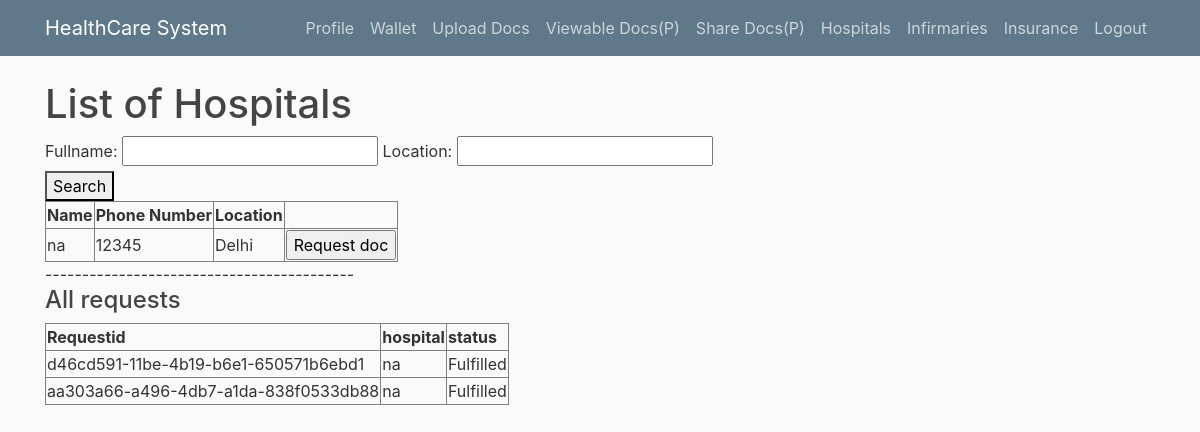
Page /get_hospitals/ (signed in) on the committed database.
### users/models.py (models this page shows, shortened)
class Hospital(models.Model):
    user = models.OneToOneField(User_Auth,on_delete=models.CASCADE)
    verification_doc= models.FileField(default='default.jpg',upload_to='profile_pics',null=True, validators=[validate_file_extension, file_size])
    fullname = models.CharField(max_length=200,null=True, validators=[RegexValidator('[!@#$%^&*()_+-=~`[]{}|;\\\'",./<>?]', inverse_match=True)])
    location = models.CharField(default="Delhi",max_length=200,null=True, validators=[RegexValidator('[!@#$%^&*()_+-=~`[]{}|;\\\'",./<>?]', inverse_match=True)])
    mobile_number = models.IntegerField(null=True)
    is_verified = models.BooleanField(default=False,null=True) # set true after document verification
    description = models.TextField(default="na",null=True)
    image_1 = models.ImageField(default='default.jpg',upload_to='profile_pics',null=True, validators = [file_size])
    image_2 = models.ImageField(default='default.jpg',upload_to='profile_pics',null=True, validators = [file_size])

class DocRequestHospital(models.Model):
    unique_id = models.UUIDField(default=uuid.uuid4, editable=False, unique=True)
    patient = models.ForeignKey(Patient,on_delete=models.CASCADE,null=True)
    hospital = models.ForeignKey(Hospital,on_delete=models.CASCADE,null=True)
    is_fulfilled = models.BooleanField(default=False,null=True)
    def __str__(self):
        return f'{self.unique_id} Doc request'

### users/decorators.py (the view)
 def wrapper(request, login_url='xyz', *args, **kwargs):
  if not 'user' in request.session:
   return redirect("login")
  else:
   return function(request, *args, **kwargs)

### users/views.py (called while the page is built)
def is_user_verified(user_type , user_object):
    if user_type == 'Patient':
        return user_object.patient.is_verified
    elif user_type == 'Hospital':
        return user_object.hospital.is_verified
    elif user_type == 'Infirmary':
        return user_object.infirmary.is_verified
    elif user_type == 'InsuranceCompany':
        return user_object.insurancecompany.is_verified
    else:
        return False

### users/templates/users/get_hospitals.html (shortened to what this page needs)
{% extends "blog/base.html" %}
{% load crispy_forms_tags %}
{% block content %}
<h1>List of Hospitals</h1>
<div>
<form method="get">
    {{myFilter.form}}
    <button type="submit">Search</button>
</form>
</div>
<div>
<table border="1">
    <tr>
        <th>Name</th>
        <th>Phone Number</th>
        <th>Location</th>
        <th></th>
      </tr>
{% for hospital in hospitals %}
<tr>
    <td>{{hospital.fullname}}</td>
    <td>{{hospital.mobile_number}}</td>
    <td>{{hospital.location}}</td>
    <td>
        <form  method="post">
        <input type="submit" value="Request doc">
        </form>
    </td>
</tr>
{% endfor %}
</table>
</div>
------------------------------------------
<div>
    <h4 margin="10">All requests </h4>
    <table border="1">
        <tr>
            <th>Requestid</th>
            <th>hospital</th>
            <th>status</th>
          </tr>
    {% for req in allreq %}
    <tr>
        <td>{{req.unique_id}}</td>
        <td>{{req.hospital.fullname}}</td>
        {% if req.is_fulfilled %}
        <td>Fulfilled</td>
        {% else %}
        <td>Under process</td>
        {% endif %}
    </tr>
    {% endfor %}
    </table>
    </div>
{% endblock content %}

### blog/static/blog/main.css (style rules this page uses)
body { background: #fafafa; color: #333333; margin-top: 5rem; }
h1, h2, h3, h4, h5, h6 { color: #444444; }

### rows in the picture
Hospital: fullname "na", mobile_number "12345", location "Delhi"
DocRequestHospital: unique_id "d46cd591-11be-4b19-b6e1-650571b6ebd1", hospital.fullname "na", is_fulfilled "Fulfilled"
DocRequestHospital: unique_id "aa303a66-a496-4db7-a1da-838f0533db88", hospital.fullname "na", is_fulfilled "Fulfilled"
